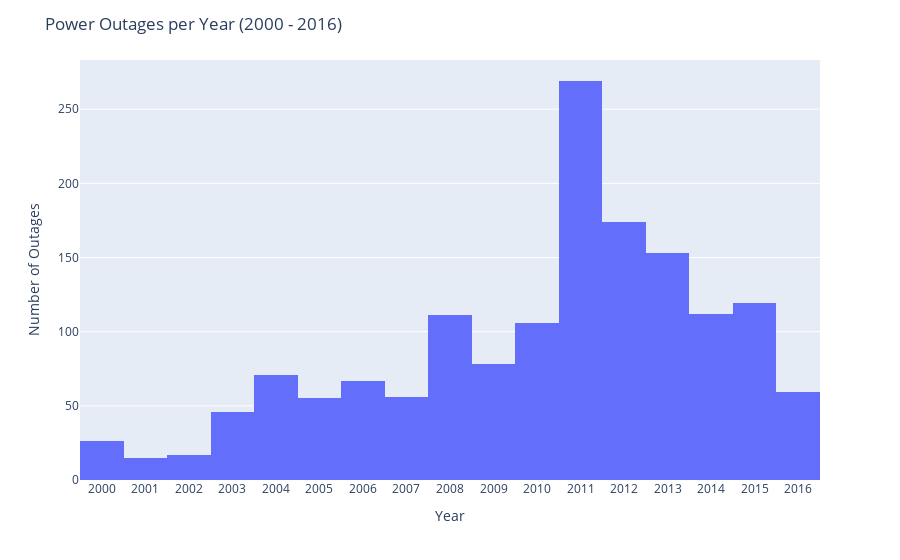

Notebook source saved alongside this figure:
### Markdown cell above
### Univariate Analysis

### Code cell
fig = px.histogram(outageClean, x = 'YEAR', nbins = 17)
fig.update_layout(title = "Power Outages per Year (2000 - 2016)", xaxis_title = "Year", yaxis_title = "Number of Outages")
fig.update_layout(
   xaxis = dict(
      tickmode = 'linear',
      tick0 = 2000,
      dtick = 1
   )
)
fig.show()

### Figure 1 — Plotly figure (JSON) as saved in the notebook; plotly's stock layout.template omitted (floating-point values rounded to 4 significant figures; data arrays with more than 128 entries replaced by an {"elided": "..."} marker saying what was removed)
{"data": [{"alignmentgroup": "True", "bingroup": "x", "hovertemplate": "YEAR=%{x}<br>count=%{y}<extra></extra>", "legendgroup": "", "marker": {"color": "#636efa", "pattern": {"shape": ""}}, "name": "", "nbinsx": 17, "offsetgroup": "", "orientation": "v", "showlegend": false, "type": "histogram", "x": {"elided": "1534 int values"}, "xaxis": "x", "yaxis": "y"}], "layout": {"barmode": "relative", "legend": {"tracegroupgap": 0}, "margin": {"t": 60}, "title": {"text": "Power Outages per Year (2000 - 2016)"}, "xaxis": {"anchor": "y", "domain": [0, 1], "dtick": 1, "tick0": 2000, "tickmode": "linear", "title": {"text": "Year"}}, "yaxis": {"anchor": "x", "domain": [0, 1], "title": {"text": "Number of Outages"}}}}
